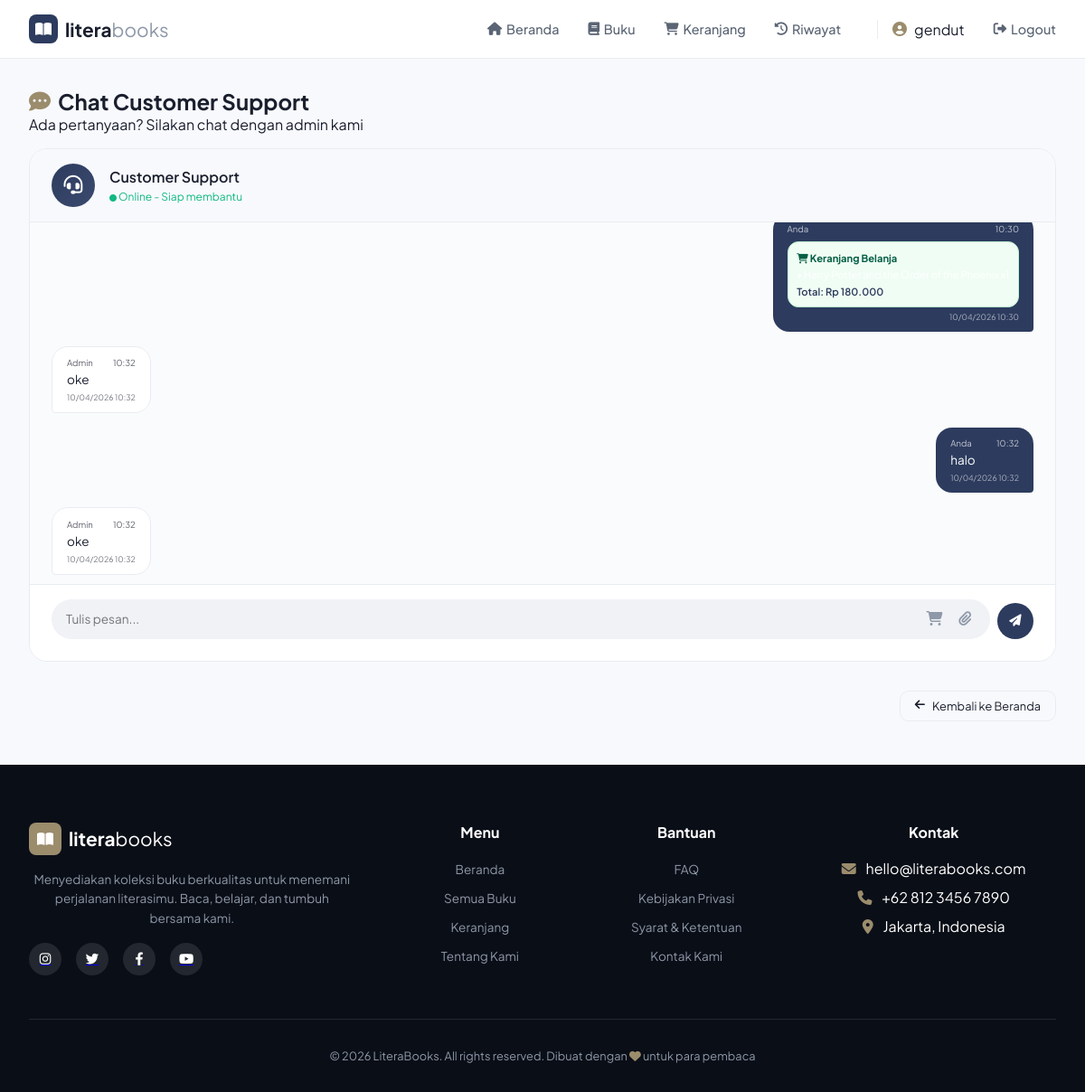
The app's page /kontak.php (signed in) with its own data.
### tables this page shows
CREATE TABLE `chat` (
  `id` int(11) NOT NULL,
  `user_id` int(11) DEFAULT NULL,
  `nama` varchar(100) NOT NULL,
  `email` varchar(100) NOT NULL,
  `pesan` text NOT NULL,
  `lampiran` varchar(255) DEFAULT NULL,
  `cart_data` text DEFAULT NULL,
  `pengirim` enum('user','admin') NOT NULL DEFAULT 'user',
  `status` enum('dibaca','belum_dibaca') DEFAULT 'belum_dibaca',
  `created_at` datetime NOT NULL
);

### kontak.php (the view, shortened to what this page needs)
<?php
$user_logged_in = isset($_SESSION['user']);
$user_nama = $user_logged_in ? ($_SESSION['user']['nama'] ?? '') : '';
$chatHistory = [];
$username_escaped = mysqli_real_escape_string($koneksi, $user_nama);
$query = mysqli_query($koneksi, "
    SELECT * FROM chat
    WHERE nama = '$username_escaped'
    ORDER BY created_at ASC
");
if ($query) {
    while ($row = mysqli_fetch_assoc($query)) {
        $chatHistory[] = $row;
    }
}
?>
<!DOCTYPE html>
<html lang="id">
<head>
    <link rel="stylesheet" href="https://cdnjs.cloudflare.com/ajax/libs/font-awesome/6.4.0/css/all.min.css">
</head>
<body>
<nav class="navbar">
    <div class="container-nav">
        <a href="index.php" class="logo">
            <div class="logo-icon"><i class="fas fa-book-open"></i></div>
            <span class="logo-text">litera<span>books</span></span>
        </a>
        <div class="nav-links">
            <a href="index.php" class="nav-link"><i class="fas fa-home"></i> Beranda</a>
            <a href="buku.php" class="nav-link"><i class="fas fa-book"></i> Buku</a>
            <a href="cart.php" class="nav-link">
                <i class="fas fa-shopping-cart"></i> Keranjang
            </a>
            <a href="riwayat.php" class="nav-link"><i class="fas fa-history"></i> Riwayat</a>
            <div class="user-badge">
                <i class="fas fa-user-circle" style="color: var(--accent-gold);"></i>
                <span><?= htmlspecialchars($user_nama); ?></span>
            </div>
            <a href="logout.php" class="nav-link"><i class="fas fa-sign-out-alt"></i> Logout</a>
        </div>
    </div>
</nav>
<div class="container">
    <div class="page-header">
        <h1><i class="fas fa-comment-dots" style="color: var(--accent-gold);"></i> Chat Customer Support</h1>
        <p>Ada pertanyaan? Silakan chat dengan admin kami</p>
    </div>
    <div class="chat-wrapper">
        <div class="chat-header">
            <div class="support-avatar"><i class="fas fa-headset"></i></div>
            <div class="support-info">
                <h3>Customer Support</h3>
                <p><i class="fas fa-circle" style="font-size: 0.5rem;"></i> Online - Siap membantu</p>
            </div>
        </div>
        <div class="chat-messages" id="chatMessages">
            <?php if (!empty($chatHistory)): ?>
                <?php foreach ($chatHistory as $pesan): ?>
                    <div class="message message-<?= $pesan['pengirim'] ?>">
                        <div class="message-bubble">
                            <div class="message-header">
                                <span><?= $pesan['pengirim'] == 'user' ? 'Anda' : 'Admin' ?></span>
                                <span><?= date('H:i', strtotime($pesan['created_at'])) ?></span>
                            </div>
                            <?php if (!empty($pesan['pesan'])): ?>
                                <div class="message-text"><?= nl2br(htmlspecialchars($pesan['pesan'])) ?></div>
                            <?php endif; ?>
                            <?php if (!empty($pesan['cart_data'])):
                                $cartData = json_decode($pesan['cart_data'], true);
                            ?>
                                <div class="cart-preview">
                                    <h4><i class="fas fa-shopping-cart"></i> Keranjang Belanja</h4>
                                    <?php foreach ($cartData as $item): ?>
                                        <div class="cart-preview-item">• <?= htmlspecialchars($item['judul']) ?> x<?= $item['qty'] ?></div>
                                    <?php endforeach; ?>
                                    <div class="cart-preview-total">Total: Rp <?= number_format(array_sum(array_column($cartData, 'subtotal')),0,',','.') ?></div>
                                </div>
                            <?php endif; ?>
                            <div class="message-time"><?= date('d/m/Y H:i', strtotime($pesan['created_at'])) ?></div>
                        </div>
                    </div>
                <?php endforeach; ?>
            <?php endif; ?>
        </div>
        <div class="chat-input-area">
            <div class="input-group">
                <div class="input-wrapper">
                    <textarea id="pesanInput" rows="1" placeholder="Tulis pesan..."></textarea>
                    <button class="tool-btn" id="cartBtn" title="Kirim Keranjang"><i class="fas fa-shopping-cart"></i></button>
                    <button class="tool-btn" id="fileBtn" title="Lampirkan File"><i class="fas fa-paperclip"></i></button>
                </div>
                <button class="send-btn" id="sendBtn"><i class="fas fa-paper-plane"></i></button>
            </div>
        </div>
    </div>
    <div style="text-align: right;">
        <a href="index.php" class="btn-back"><i class="fas fa-arrow-left"></i> Kembali ke Beranda</a>
    </div>
</div>
<footer class="footer">
    <div class="container">
        <div class="footer-grid">
            <div class="footer-about">
                <div class="footer-logo">
                    <div class="footer-logo-icon">
                        <i class="fas fa-book-open"></i>
                    </div>
                    <span class="footer-logo-text">litera<span style="font-weight:400;">books</span></span>
                </div>
                <p>Menyediakan koleksi buku berkualitas untuk menemani perjalanan literasimu. Baca, belajar, dan tumbuh bersama kami.</p>
                <div class="social-links">
                    <a href="#" class="social-link"><i class="fab fa-instagram"></i></a>
                    <a href="#" class="social-link"><i class="fab fa-twitter"></i></a>
                    <a href="#" class="social-link"><i class="fab fa-facebook-f"></i></a>
                    <a href="#" class="social-link"><i class="fab fa-youtube"></i></a>
                </div>
            </div>
            <div>
                <h4>Menu</h4>
                <ul class="footer-links">
                    <li><a href="index.php">Beranda</a></li>
                    <li><a href="buku.php">Semua Buku</a></li>
                    <li><a href="cart.php">Keranjang</a></li>
                    <li><a href="about.php">Tentang Kami</a></li>
                </ul>
            </div>
            <div>
                <h4>Bantuan</h4>
                <ul class="footer-links">
                    <li><a href="#">FAQ</a></li>
                    <li><a href="#">Kebijakan Privasi</a></li>
                    <li><a href="#">Syarat & Ketentuan</a></li>
                    <li><a href="kontak.php">Kontak Kami</a></li>
                </ul>
            </div>
            <div>
                <h4>Kontak</h4>
                <ul class="footer-links">
                    <li><i class="fas fa-envelope" style="margin-right: 0.5rem; color: var(--accent-gold);"></i> hello@literabooks.com</li>
                    <li><i class="fas fa-phone" style="margin-right: 0.5rem; color: var(--accent-gold);"></i> +62 812 3456 7890</li>
                    <li><i class="fas fa-map-marker-alt" style="margin-right: 0.5rem; color: var(--accent-gold);"></i> Jakarta, Indonesia</li>
                </ul>
            </div>
        </div>
        <div class="footer-bottom">
            <p>&copy; 2026 LiteraBooks. All rights reserved. Dibuat dengan <i class="fas fa-heart" style="color: var(--accent-gold);"></i> untuk para pembaca</p>
        </div>
    </div>
</footer>
</body>
</html>

### records on screen
chat: pengirim "Anda", created_at "10:30", cart_data "180.000", created_at "10/04/2026 10:30"
chat: pengirim "Admin", created_at "10:32", pesan "oke", created_at "10/04/2026 10:32"
chat: pengirim "Anda", created_at "10:32", pesan "halo", created_at "10/04/2026 10:32"
chat: pengirim "Admin", created_at "10:32", pesan "oke", created_at "10/04/2026 10:32"

### other values on screen
$user_nama "gendut"
